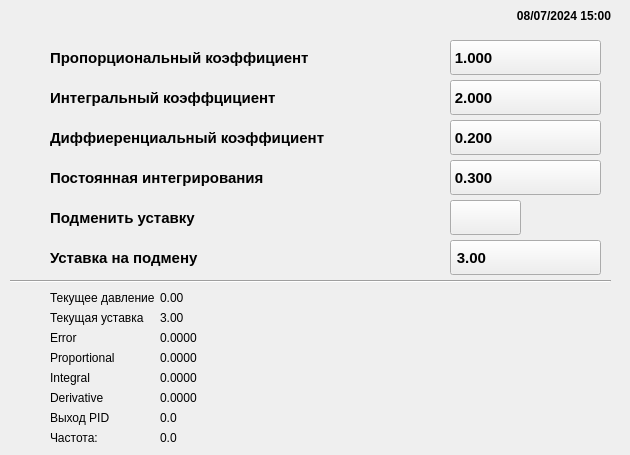
     <widget class="QWidget" name="Settings_Engineering_Menu_PID_Registration_Settings_page">
      <widget class="QLabel" name="engineering_menu_pid_registration_settings_time_label">
       <property name="geometry">
        <rect>
         <x>480</x>
         <y>0</y>
         <width>141</width>
         <height>31</height>
        </rect>
       </property>
       <property name="font">
        <font>
         <family>Arial</family>
         <pointsize>9</pointsize>
         <weight>75</weight>
         <bold>true</bold>
        </font>
       </property>
       <property name="text">
        <string>08/07/2024 15:00   </string>
       </property>
       <property name="alignment">
        <set>Qt::AlignRight|Qt::AlignTrailing|Qt::AlignVCenter</set>
       </property>
      </widget>
      <widget class="QLabel" name="label_221">
       <property name="geometry">
        <rect>
         <x>10</x>
         <y>40</y>
         <width>40</width>
         <height>35</height>
        </rect>
       </property>
       <property name="text">
        <string/>
       </property>
      </widget>
      <widget class="QLabel" name="label_222">
       <property name="geometry">
        <rect>
         <x>10</x>
         <y>80</y>
         <width>40</width>
         <height>35</height>
        </rect>
       </property>
       <property name="text">
        <string/>
       </property>
      </widget>
      <widget class="QLabel" name="label_223">
       <property name="geometry">
        <rect>
         <x>10</x>
         <y>120</y>
         <width>40</width>
         <height>35</height>
        </rect>
       </property>
       <property name="text">
        <string/>
       </property>
      </widget>
      <widget class="QLabel" name="label_224">
       <property name="geometry">
        <rect>
         <x>10</x>
         <y>160</y>
         <width>40</width>
         <height>35</height>
        </rect>
       </property>
       <property name="text">
        <string/>
       </property>
      </widget>
      <widget class="QLabel" name="label_225">
       <property name="geometry">
        <rect>
         <x>10</x>
         <y>200</y>
         <width>40</width>
         <height>35</height>
        </rect>
       </property>
       <property name="text">
        <string/>
       </property>
      </widget>
      <widget class="QLabel" name="label_226">
       <property name="geometry">
        <rect>
         <x>10</x>
         <y>240</y>
         <width>40</width>
         <height>35</height>
        </rect>
       </property>
       <property name="text">
        <string/>
       </property>
      </widget>
      <widget class="QLabel" name="label_227">
       <property name="geometry">
        <rect>
         <x>50</x>
         <y>40</y>
         <width>331</width>
         <height>35</height>
        </rect>
       </property>
       <property name="font">
        <font>
         <family>Arial</family>
         <pointsize>11</pointsize>
         <weight>75</weight>
         <bold>true</bold>
        </font>
       </property>
       <property name="text">
        <string>Пропорциональный коэффициент</string>
       </property>
      </widget>
      <widget class="QLabel" name="label_228">
       <property name="geometry">
        <rect>
         <x>50</x>
         <y>80</y>
         <width>331</width>
         <height>35</height>
        </rect>
       </property>
       <property name="font">
        <font>
         <family>Arial</family>
         <pointsize>11</pointsize>
         <weight>75</weight>
         <bold>true</bold>
        </font>
       </property>
       <property name="text">
        <string>Интегральный коэффцициент</string>
       </property>
      </widget>
      <widget class="QLabel" name="label_229">
       <property name="geometry">
        <rect>
         <x>50</x>
         <y>120</y>
         <width>331</width>
         <height>35</height>
        </rect>
       </property>
       <property name="font">
        <font>
         <family>Arial</family>
         <pointsize>11</pointsize>
         <weight>75</weight>
         <bold>true</bold>
        </font>
       </property>
       <property name="text">
        <string>Диффиеренциальный коэффициент</string>
       </property>
      </widget>
      <widget class="QLabel" name="label_230">
       <property name="geometry">
        <rect>
         <x>50</x>
         <y>160</y>
         <width>331</width>
         <height>35</height>
        </rect>
       </property>
       <property name="font">
        <font>
         <family>Arial</family>
         <pointsize>11</pointsize>
         <weight>75</weight>
         <bold>true</bold>
        </font>
       </property>
       <property name="text">
        <string>Постоянная интегрирования</string>
       </property>
      </widget>
      <widget class="QLabel" name="label_231">
       <property name="geometry">
        <rect>
         <x>50</x>
         <y>200</y>
         <width>331</width>
         <height>35</height>
        </rect>
       </property>
       <property name="font">
        <font>
         <family>Arial</family>
         <pointsize>11</pointsize>
         <weight>75</weight>
         <bold>true</bold>
        </font>
       </property>
       <property name="text">
        <string>Подменить уставку</string>
       </property>
      </widget>
      <widget class="QLabel" name="label_232">
       <property name="geometry">
        <rect>
         <x>50</x>
         <y>240</y>
         <width>331</width>
         <height>35</height>
        </rect>
       </property>
       <property name="font">
        <font>
         <family>Arial</family>
         <pointsize>11</pointsize>
         <weight>75</weight>
         <bold>true</bold>
        </font>
       </property>
       <property name="text">
        <string>Уставка на подмену</string>
       </property>
      </widget>
      <widget class="QPushButton" name="engineering_menu_pid_registration_settings_ustavka_for_change_pushButton">
       <property name="geometry">
        <rect>
         <x>450</x>
         <y>240</y>
         <width>151</width>
         <height>35</height>
        </rect>
       </property>
       <property name="font">
        <font>
         <family>Arial</family>
         <pointsize>11</pointsize>
         <weight>75</weight>
         <bold>true</bold>
        </font>
       </property>
       <property name="text">
        <string>3.00                          </string>
       </property>
      </widget>
      <widget class="QPushButton" name="engineering_menu_pid_registration_settings_ustavka_change_pushButton">
       <property name="geometry">
        <rect>
         <x>450</x>
         <y>200</y>
         <width>71</width>
         <height>35</height>
        </rect>
       </property>
       <property name="font">
        <font>
         <family>Arial</family>
         <pointsize>11</pointsize>
         <weight>75</weight>
         <bold>true</bold>
        </font>
       </property>
       <property name="text">
        <string/>
       </property>
      </widget>
      <widget class="QPushButton" name="engineering_menu_pid_registration_settings_constant_of_integration_pushButton">
       <property name="geometry">
        <rect>
         <x>450</x>
         <y>160</y>
         <width>151</width>
         <height>35</height>
        </rect>
       </property>
       <property name="font">
        <font>
         <family>Arial</family>
         <pointsize>11</pointsize>
         <weight>75</weight>
         <bold>true</bold>
        </font>
       </property>
       <property name="text">
        <string>0.300                         </string>
       </property>
      </widget>
      <widget class="QPushButton" name="engineering_menu_pid_registration_settings_differential_coefficient_pushButton">
       <property name="geometry">
        <rect>
         <x>450</x>
         <y>120</y>
         <width>151</width>
         <height>35</height>
        </rect>
       </property>
       <property name="font">
        <font>
         <family>Arial</family>
         <pointsize>11</pointsize>
         <weight>75</weight>
         <bold>true</bold>
        </font>
       </property>
       <property name="text">
        <string>0.200                         </string>
       </property>
      </widget>
      <widget class="QPushButton" name="engineering_menu_pid_registration_settings_integral_coefficient_pushButton">
       <property name="geometry">
        <rect>
         <x>450</x>
         <y>80</y>
         <width>151</width>
         <height>35</height>
        </rect>
       </property>
       <property name="font">
        <font>
         <family>Arial</family>
         <pointsize>11</pointsize>
         <weight>75</weight>
         <bold>true</bold>
        </font>
       </property>
       <property name="text">
        <string>2.000                         </string>
       </property>
      </widget>
      <widget class="QPushButton" name="engineering_menu_pid_registration_settings_proportional_coefficient_pushButton">
       <property name="geometry">
        <rect>
         <x>450</x>
         <y>40</y>
         <width>151</width>
         <height>35</height>
        </rect>
       </property>
       <property name="font">
        <font>
         <family>Arial</family>
         <pointsize>11</pointsize>
         <weight>75</weight>
         <bold>true</bold>
        </font>
       </property>
       <property name="text">
        <string>1.000                         </string>
       </property>
      </widget>
      <widget class="QLabel" name="shield_64_label">
       <property name="geometry">
        <rect>
         <x>410</x>
         <y>40</y>
         <width>40</width>
         <height>35</height>
        </rect>
       </property>
       <property name="text">
        <string/>
       </property>
      </widget>
      <widget class="QLabel" name="shield_65_label">
       <property name="geometry">
        <rect>
         <x>410</x>
         <y>80</y>
         <width>40</width>
         <height>35</height>
        </rect>
       </property>
       <property name="text">
        <string/>
       </property>
      </widget>
      <widget class="QLabel" name="shield_66_label">
       <property name="geometry">
        <rect>
         <x>410</x>
         <y>120</y>
         <width>40</width>
         <height>35</height>
        </rect>
       </property>
       <property name="text">
        <string/>
       </property>
      </widget>
      <widget class="QLabel" name="shield_67_label">
       <property name="geometry">
        <rect>
         <x>410</x>
         <y>160</y>
         <width>40</width>
         <height>35</height>
        </rect>
       </property>
       <property name="text">
        <string/>
       </property>
      </widget>
      <widget class="QLabel" name="shield_68_label">
       <property name="geometry">
        <rect>
         <x>410</x>
         <y>200</y>
         <width>40</width>
         <height>35</height>
        </rect>
       </property>
       <property name="text">
        <string/>
       </property>
      </widget>
      <widget class="QLabel" name="shield_69_label">
       <property name="geometry">
        <rect>
         <x>410</x>
         <y>240</y>
         <width>40</width>
         <height>35</height>
        </rect>
       </property>
       <property name="text">
        <string/>
       </property>
      </widget>
      <widget class="Line" name="line_24">
       <property name="geometry">
        <rect>
         <x>10</x>
         <y>280</y>
         <width>601</width>
         <height>2</height>
        </rect>
       </property>
       <property name="frameShadow">
        <enum>QFrame::Sunken</enum>
       </property>
       <property name="orientation">
        <enum>Qt::Horizontal</enum>
       </property>
      </widget>
      <widget class="QLabel" name="label_233">
       <property name="geometry">
        <rect>
         <x>10</x>
         <y>290</y>
         <width>40</width>
         <height>35</height>
        </rect>
       </property>
       <property name="text">
        <string/>
       </property>
      </widget>
      <widget class="QLabel" name="label_234">
       <property name="geometry">
        <rect>
         <x>10</x>
         <y>350</y>
         <width>40</width>
         <height>56</height>
        </rect>
       </property>
       <property name="text">
        <string/>
       </property>
      </widget>
      <widget class="QLabel" name="label_235">
       <property name="geometry">
        <rect>
         <x>50</x>
         <y>290</y>
         <width>111</width>
         <height>16</height>
        </rect>
       </property>
       <property name="font">
        <font>
         <family>Arial</family>
         <pointsize>9</pointsize>
        </font>
       </property>
       <property name="text">
        <string>Текущее давление</string>
       </property>
      </widget>
      <widget class="QLabel" name="label_236">
       <property name="geometry">
        <rect>
         <x>50</x>
         <y>310</y>
         <width>111</width>
         <height>16</height>
        </rect>
       </property>
       <property name="font">
        <font>
         <family>Arial</family>
         <pointsize>9</pointsize>
        </font>
       </property>
       <property name="text">
        <string>Текущая уставка</string>
       </property>
      </widget>
      <widget class="QLabel" name="label_237">
       <property name="geometry">
        <rect>
         <x>50</x>
         <y>330</y>
         <width>111</width>
         <height>16</height>
        </rect>
       </property>
       <property name="font">
        <font>
         <family>Arial</family>
         <pointsize>9</pointsize>
        </font>
       </property>
       <property name="text">
        <string>Error</string>
       </property>
      </widget>
      <widget class="QLabel" name="label_238">
       <property name="geometry">
        <rect>
         <x>50</x>
         <y>350</y>
         <width>111</width>
         <height>16</height>
        </rect>
       </property>
       <property name="font">
        <font>
         <family>Arial</family>
         <pointsize>9</pointsize>
        </font>
       </property>
       <property name="text">
        <string>Proportional</string>
       </property>
      </widget>
      <widget class="QLabel" name="label_239">
       <property name="geometry">
        <rect>
         <x>50</x>
         <y>370</y>
         <width>111</width>
         <height>16</height>
        </rect>
       </property>
       <property name="font">
        <font>
         <family>Arial</family>
         <pointsize>9</pointsize>
        </font>
       </property>
       <property name="text">
        <string>Integral</string>
       </property>
      </widget>
      <widget class="QLabel" name="label_240">
       <property name="geometry">
        <rect>
         <x>50</x>
         <y>390</y>
         <width>111</width>
         <height>16</height>
        </rect>
       </property>
       <property name="font">
        <font>
         <family>Arial</family>
         <pointsize>9</pointsize>
        </font>
       </property>
       <property name="text">
        <string>Derivative</string>
       </property>
      </widget>
      <widget class="QLabel" name="label_241">
       <property name="geometry">
        <rect>
         <x>50</x>
         <y>410</y>
         <width>111</width>
         <height>16</height>
        </rect>
       </property>
       <property name="font">
        <font>
         <family>Arial</family>
         <pointsize>9</pointsize>
        </font>
       </property>
       <property name="text">
        <string>Выход PID</string>
       </property>
      </widget>
      <widget class="QLabel" name="label_242">
       <property name="geometry">
        <rect>
         <x>50</x>
         <y>430</y>
         <width>111</width>
         <height>16</height>
        </rect>
       </property>
       <property name="font">
        <font>
         <family>Arial</family>
         <pointsize>9</pointsize>
        </font>
       </property>
       <property name="text">
        <string>Частота:</string>
       </property>
      </widget>
      <widget class="QLabel" name="label_243">
       <property name="geometry">
        <rect>
         <x>160</x>
         <y>430</y>
         <width>61</width>
         <height>16</height>
        </rect>
       </property>
       <property name="font">
        <font>
         <family>Arial</family>
         <pointsize>9</pointsize>
        </font>
       </property>
       <property name="text">
        <string>0.0</string>
       </property>
      </widget>
      <widget class="QLabel" name="label_244">
       <property name="geometry">
        <rect>
         <x>160</x>
         <y>410</y>
         <width>61</width>
         <height>16</height>
        </rect>
       </property>
       <property name="font">
        <font>
         <family>Arial</family>
         <pointsize>9</pointsize>
        </font>
       </property>
       <property name="text">
        <string>0.0</string>
       </property>
      </widget>
      <widget class="QLabel" name="label_245">
       <property name="geometry">
        <rect>
         <x>160</x>
         <y>390</y>
         <width>61</width>
         <height>16</height>
        </rect>
       </property>
       <property name="font">
        <font>
         <family>Arial</family>
         <pointsize>9</pointsize>
        </font>
       </property>
       <property name="text">
        <string>0.0000</string>
       </property>
      </widget>
      <widget class="QLabel" name="label_246">
       <property name="geometry">
        <rect>
         <x>160</x>
         <y>370</y>
         <width>61</width>
         <height>16</height>
        </rect>
       </property>
       <property name="font">
        <font>
         <family>Arial</family>
         <pointsize>9</pointsize>
        </font>
       </property>
       <property name="text">
        <string>0.0000</string>
       </property>
      </widget>
      <widget class="QLabel" name="label_247">
       <property name="geometry">
        <rect>
         <x>160</x>
         <y>350</y>
         <width>61</width>
         <height>16</height>
        </rect>
       </property>
       <property name="font">
        <font>
         <family>Arial</family>
         <pointsize>9</pointsize>
        </font>
       </property>
       <property name="text">
        <string>0.0000</string>
       </property>
      </widget>
      <widget class="QLabel" name="label_248">
       <property name="geometry">
        <rect>
         <x>160</x>
         <y>330</y>
         <width>61</width>
         <height>16</height>
        </rect>
       </property>
       <property name="font">
        <font>
         <family>Arial</family>
         <pointsize>9</pointsize>
        </font>
       </property>
       <property name="text">
        <string>0.0000</string>
       </property>
      </widget>
      <widget class="QLabel" name="label_249">
       <property name="geometry">
        <rect>
         <x>160</x>
         <y>310</y>
         <width>61</width>
         <height>16</height>
        </rect>
       </property>
       <property name="font">
        <font>
         <family>Arial</family>
         <pointsize>9</pointsize>
        </font>
       </property>
       <property name="text">
        <string>3.00</string>
       </property>
      </widget>
      <widget class="QLabel" name="label_250">
       <property name="geometry">
        <rect>
         <x>160</x>
         <y>290</y>
         <width>61</width>
         <height>16</height>
        </rect>
       </property>
       <property name="font">
        <font>
         <family>Arial</family>
         <pointsize>9</pointsize>
        </font>
       </property>
       <property name="text">
        <string>0.00</string>
       </property>
      </widget>
     </widget>
